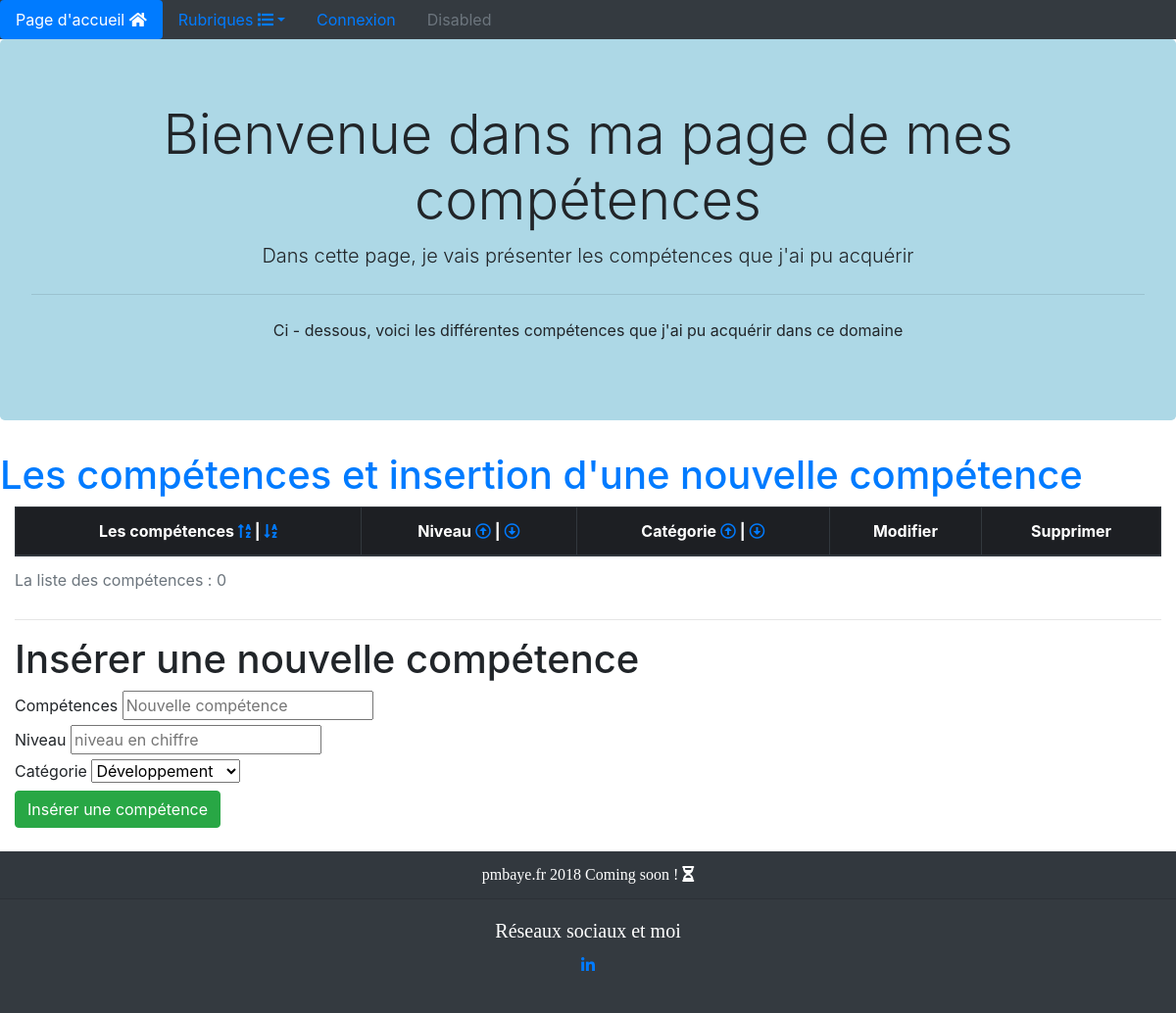
Before: /admin/competences.php with the older database file.
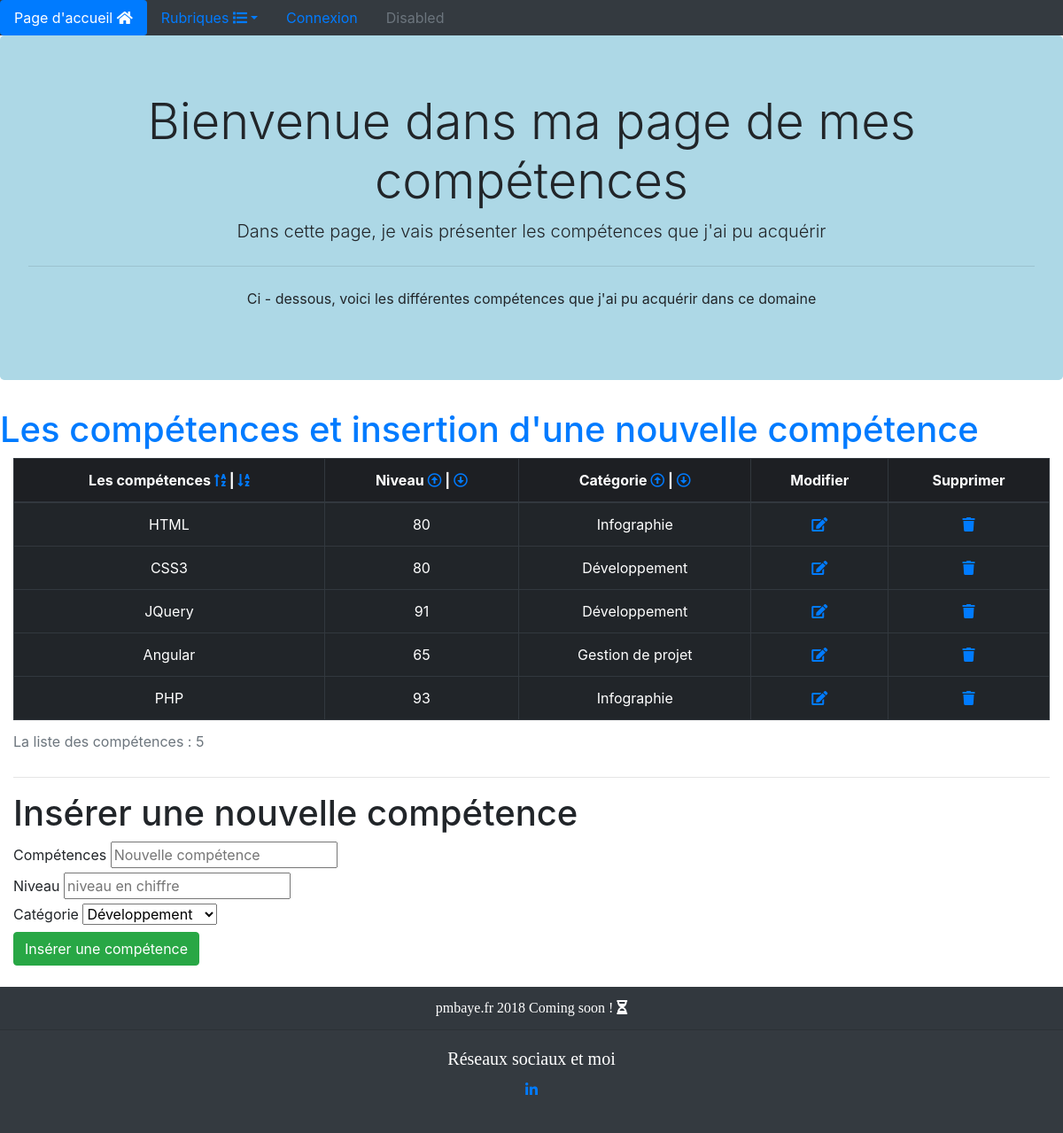
After: the same page with the newer database file.
### tables this page shows
CREATE TABLE `t_competences` (
  `id_competence` int(3) NOT NULL,
  `competence` varchar(150) NOT NULL,
  `niveau` int(3) NOT NULL,
  `categorie` enum('Développement','Gestion de projet','Infographie','') NOT NULL,
  `id_utilisateur` int(3) NOT NULL
);

### admin/competences.php (the view, shortened to what this page needs)
<?php require 'connexion.php';
$order = '';
?>
<!DOCTYPE html>
<html lang="fr">
<head>
    <link rel="stylesheet" href="https://stackpath.bootstrapcdn.com/bootstrap/4.1.3/css/bootstrap.min.css">
    <link rel="stylesheet" href="https://use.fontawesome.com/releases/v5.3.1/css/all.css">
    <link rel="stylesheet" href="css/style.css">
</head>
<body>
     <?php require 'inc/navigation.php'; ?>
      <div class="jumbotron">
        <h1 class="display-4">Bienvenue dans ma page de mes compétences</h1>
        <p class="lead">Dans cette page, je vais présenter les compétences que j'ai pu acquérir</p>
        <hr class="my-4">
        <p>Ci - dessous, voici les différentes compétences que j'ai pu acquérir dans ce domaine</p>
    </div>
<h1 class="text-primary">Les compétences et insertion d'une nouvelle compétence</h1>
    <?php
        $sql = $pdoCV -> prepare("SELECT * FROM t_competences" . $order);
        $sql -> execute();
        $nbr_competences = $sql -> rowCount();
    ?>
   <div class="container-fluid">
        <div class="voir">
            <table border="1" class="table table-dark">
            <caption>La liste des compétences : <?php echo $nbr_competences; ?></caption>
                <thead>
                    <tr class="table-active">
                        <th>Les compétences<a href="competences.php?column=competence&order=asc"> <i class="fas fa-sort-alpha-up"></i></a> | <a href="competences.php?column=competence&order=desc"><i class="fas fa-sort-alpha-down"></i></a></th>
                        <th>Niveau<a href="competences.php?column=niveau&order=asc"> <i class="far fa-arrow-alt-circle-up"></i></a> | <a href="competences.php?column=niveau&order=desc"><i class="far fa-arrow-alt-circle-down"></i></a></th>
                        <th>Catégorie<a href="competences.php?column=categorie&order=asc"> <i class="far fa-arrow-alt-circle-up"></i></a> | <a href="competences.php?column=categorie&order=desc"><i class="far fa-arrow-alt-circle-down"></i></a></th>
                        <th>Modifier</th>
                        <th>Supprimer</th>
                    </tr>
                </thead>
                <tbody>
                <?php  while($ligne_competence = $sql -> fetch())
                    {
                ?>
                    <tr>
                        <td><?php echo $ligne_competence['competence']; ?></td>
                        <td><?php echo $ligne_competence['niveau']; ?></td>
                        <td><?php echo $ligne_competence['categorie']; ?></td>
                        <td><a href="modif_competence.php?id_competence=<?php echo $ligne_competence['id_competence']; ?> " ><i class="fas fa-edit"></i></a></td>
                        <td><a href="competences.php?id_competence=<?php echo $ligne_competence['id_competence']; ?> " ><i class="fas fa-trash"></i></a></td>
                    </tr>
                    <?php
                        }
                    ?>
                </tbody>
            </table>
        </div>
        <hr>
        <h1>Insérer une nouvelle compétence</h1>
        <form action="competences.php" method="post">
           <div class="#">
                <label for="competence">Compétences</label>
                <input type="text" name="competence" placeholder="Nouvelle compétence" required>
           </div>
           <div class="#">
                <label for="niveau">Niveau</label>
                <input type="text" name="niveau" placeholder="niveau en chiffre" required>
           </div>
           <div class="#">
                <label for="categorie">Catégorie</label>
                <select name="categorie">
                    <option value=Développement>Développement</option>
                </select>
           </div>
            <div class="">
                <button class="btn btn-success" type="submit">Insérer une compétence</button>
            </div>
        </form>
   </div>
<?php require 'inc/footer.php'; ?>

### admin/inc/navigation.php (shortened to what this page needs)
<ul class="nav nav-pills bg-dark">
  <li class="nav-item">
    <a class="nav-link active" href="index.php">Page d'accueil  <i class="fas fa-home"></i></a>
  </li>
  <li class="nav-item dropdown">
    <a class="nav-link dropdown-toggle" data-toggle="dropdown" href="#" role="button" aria-haspopup="true" aria-expanded="false">Rubriques <i class="fas fa-list"></i></a>
  </li>
  <li class="nav-item">
    <a class="nav-link" href="#">Connexion</a>
  </li>
  <li class="nav-item">
    <a class="nav-link disabled" href="#">Disabled</a>
  </li>
</ul>

### admin/inc/footer.php
<footer class="mt-4 ">
  <div class="bg-dark text-white">
    <div class="card-header">
      pmbaye.fr 2018 Coming soon ! <i class="fas fa-hourglass-half"></i>
    </div>
    <div class="card-body">
      <h5 class="card-title">Réseaux sociaux et moi</h5>
      <a href="https://fr.linkedin.com/in/papaoumar-mbaye-6661b3ab"><i class="fab fa-linkedin-in"></i></a></p>
    </div>
  </div>
</footer>
</body>
</html>

### admin/css/style.css (style rules this page uses)
.jumbotron { background: lightblue; text-align: center; }
.table { text-align: center; }
footer { text-align: center; font-family: 'Times New Roman', Times, serif; }

Changed rows visible on the page:
added t_competences: competence "HTML", niveau "80", categorie "Infographie"
added t_competences: competence "CSS3", niveau "80", categorie "Développement"
added t_competences: competence "JQuery", niveau "91", categorie "Développement"
added t_competences: competence "Angular", niveau "65", categorie "Gestion de projet"
added t_competences: competence "PHP", niveau "93", categorie "Infographie"
Other visible differences:
$nbr_competences: "0" → "5"
